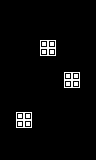

Rendered tile map (Tiled .tmx) drawn with the repository's tilesets; below, a short description and the map source with its tile grids summarised:
An orthogonal 12x20 tile map with 8x8 px tiles, 1 tile layer (main) and 1 object (freeMovement).

<map version="1.0" orientation="orthogonal" renderorder="right-down" width="12" height="20" tilewidth="8" tileheight="8" nextobjectid="7">
 <properties>
  <property name="type" value="A" />
 </properties>
 <tileset firstgid="1" name="tiles" tilewidth="8" tileheight="8" tilecount="24" columns="6">
  <image source="../../../images/tiles.png" width="48" height="32" />
 </tileset>
 <layer name="main" width="12" height="20">
  <data>[240 cells, 12 non-empty, 1 distinct tile ids]</data>
 </layer>
 <objectgroup name="objects" />
 <objectgroup name="enemies">
  <object id="6" name="test" type="freeMovement" gid="7" x="7.33333" y="88" width="8" height="8" />
 </objectgroup>
</map>
